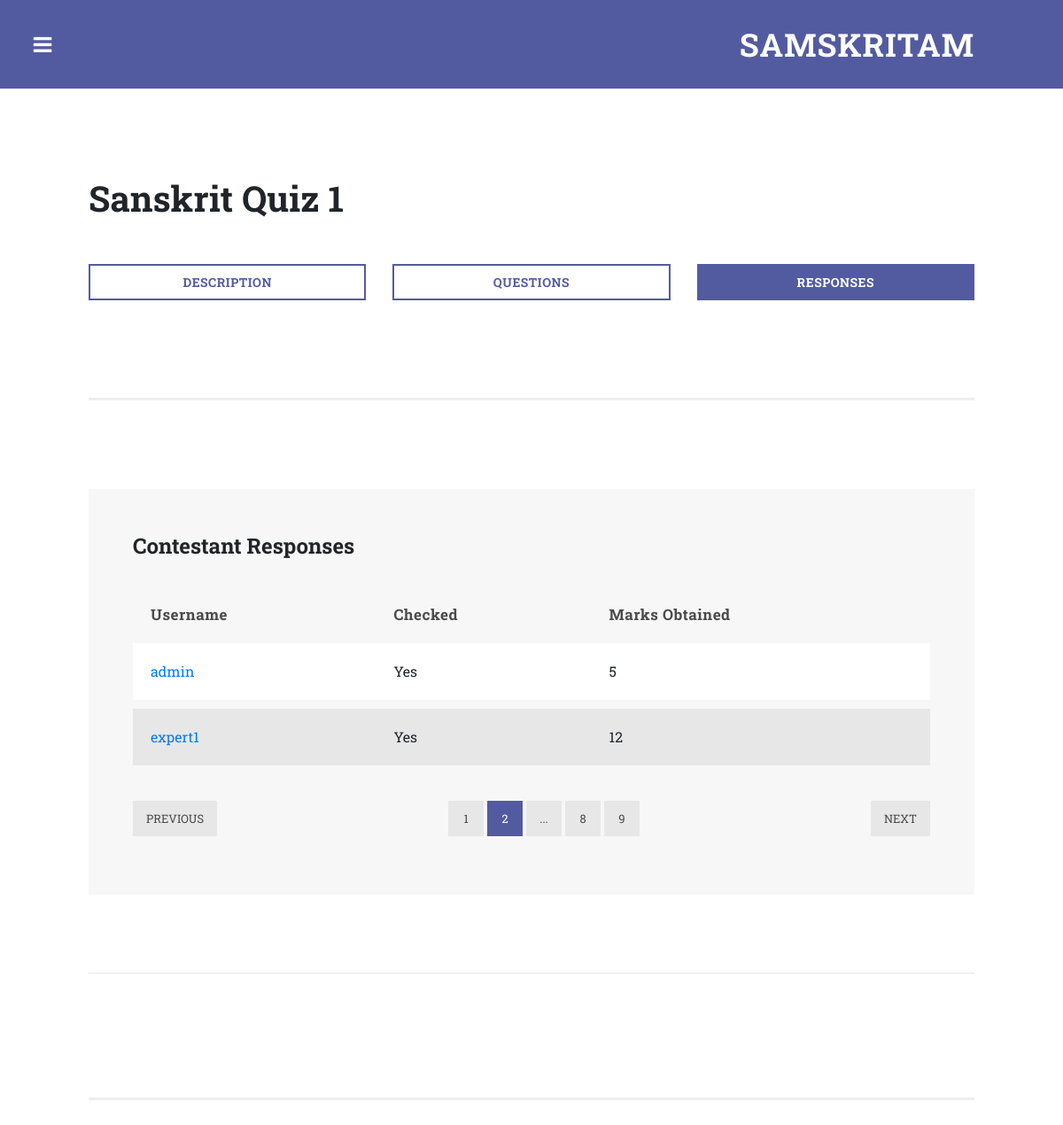
The app's page /my_competition_responses/4/ (signed in) with its own data.
### main/models.py (models this page shows, shortened)
class Competition(models.Model):
    name = models.CharField(max_length=200)
    organiser = models.ForeignKey(User,on_delete=models.SET_NULL,null=True)
    description = models.TextField(default='-')
    start_time = models.DateTimeField(null = True)
    end_time = models.DateTimeField(null = True)
    imageurl = models.TextField(null = True, blank = True,default='-')
    imagename = models.TextField(null = True, blank =True,default='-')

class Attempted_contests(models.Model):
    contest = models.ForeignKey(Competition,on_delete=models.SET_NULL,null=True)
    student = models.ForeignKey(User,on_delete=models.SET_NULL,null=True)
    evaluated = models.BooleanField(default=False)
    marks = models.IntegerField(default=0)

### main/views.py (the view)
# urls.py: path('my_competition_responses/<int:pk>/',views.my_competition_responses,name="my_competition_responses"),
def my_competition_responses(request,pk):
    expert = None
    if request.user.is_authenticated:
        if Expert_data.objects.filter(user = request.user):
            expert = request.user
    if not expert:
        return(redirect(home))
    competition = Competition.objects.get(pk=pk)
    attempted_contests = Attempted_contests.objects.filter(contest=competition)
    return render(request,'main/my_competition_responses.html',{"expert":expert,"competition":competition,"attempted_contests":attempted_contests})

### templates/main/my_competition_responses.html
{%extends "main/base.html"%}
{% load static %}
{% block content %}
                <div class="row">
                      <div class="col-md-12">
                    <div class="section-heading">
                      <h2 style="font-size:40px">{{competition.name}}</h2>
                    </div>
                  </div>
                      <div class="col-md-4">
                        <div class="border-rectangle-button">
                          <a href="{% url 'my_competition_description' pk=competition.pk %}">Description</a>
                        </div>
                      </div>
                      <div class="col-md-4">
                        <div class="border-rectangle-button">
                          <a href="{% url 'my_competition_questions' pk=competition.pk %}">Questions</a>
                        </div>
                      </div>
                      <div class="col-md-4">
                        <div class="filled-rectangle-button">
                          <a href="{% url 'my_competition_responses' pk=competition.pk %}">Responses</a>
                        </div>
                      </div>
                    </div>
                    <section class="tables">
              <div class="container-fluid">
                <div class="row">
                  <div class="col-md-12">
                    <div class="default-table">
                      <div class="section-heading">
                        <h2>Contestant Responses</h2>
                      </div>
                      <table>
                        <thead>
                          <tr>
                            <th>Username</th>
                            <th>Checked</th>
                            <th>Marks Obtained</th>
                          </tr>
                        </thead>
                        <tbody>
                          {% for student in attempted_contests %}
                          <tr>
                            <td><a href="{% url 'my_competition_student_response' pk=competition.pk student_id=student.student.pk %}">{{student.student}}</a></td>
                            {% if student.evaluated %}
                            <td>Yes</td>
                            {% else %}
                            <td>No</td>
                            {%endif%}
                            <td>{{student.marks}}</td>
                          </tr>
                          {% endfor %}
                        </tbody>
                      </table>
                      <ul class="table-pagination">
                        <li><a href="#">Previous</a></li>
                        <li><a href="#">1</a></li>
                        <li class="active"><a href="#">2</a></li>
                        <li><a href="#">...</a></li>
                        <li><a href="#">8</a></li>
                        <li><a href="#">9</a></li>
                        <li><a href="#">Next</a></li>
                      </ul>
                    </div>
                    <br><br><br>
                    <hr>
                    <br>
                  </div>
                </div>
              </div>
            </section>
{%endblock%}

### static/main/assets/css/style1.css (style rules this page uses)
body { color: #330066; background: #FFFFFF; font-family: Verdana, Arial; }
a { color: #330066; text-decoration: underline; }
ul li { line-height:20pt; }

### static/main/assets/css/templatemo-style.css (style rules this page uses)
body { font-family: 'Roboto Slab', sans-serif; }
section { border-bottom: 3px solid #eee; padding-bottom: 100px; }
section.tables { margin-top: 80px; border-top: 3px solid #eee!important; padding-top: 100px; }
section.tables .container-fluid { padding-left: 0px; padding-right: 0px; }
.default-table { -webkit-overflow-scrolling: touch; overflow-x: auto; background-color: #f7f7f7; padding: 50px; }
table { width: 100%; }
table tbody tr { border-left: 0; border-right: 0; border-bottom: 10px solid #f7f7f7; }
table td { padding: 20px; }
table th { padding: 0px 20px 20px 20px; font-size: 17px; font-weight: 700; letter-spacing: 0.5px; text-align: left; text-transform: capitalize; }
table tbody tr { background-color: #e7e7e7; }
table tbody tr:nth-child(2n + 1) { background-color: #fff; }
table th { color: #4a4a4a; }
ul.table-pagination { padding: 0; margin-top: 30px; list-style: none; text-align: center; }
ul.table-pagination li { display: inline-block; }
ul.table-pagination li:first-child { float: left; }
ul.table-pagination li:last-child { float: right; }
ul.table-pagination li a { display: inline-block; height: 40px; background-color: #e7e7e7; text-align: center; line-height: 40px; padding: 0px 15px; min-width: 40px; color: #4a4a4a; text-transform: uppercase; font-size: 13px; transition: all 0.5s; }
ul.table-pagination li a:hover, ul.table-pagination li.active a { background-color: #535ba0; color: #fff; }
.filled-rectangle-button { margin-bottom: 30px; }
.filled-rectangle-button a { font-size: 14px; font-weight: 700; text-transform: uppercase; display: inline-block; padding: 8px; width: 100%; text-align: center; letter-spacing: 0.5px; color: #fff; border: 2px solid #535ba0; transition: all 0.5s; background-color: rgba(83,91,160,1); }
.border-rectangle-button { margin-bottom: 30px; }
.border-rectangle-button a { font-size: 14px; font-weight: 700; text-transform: uppercase; display: inline-block; padding: 8px; width: 100%; text-align: center; letter-spacing: 0.5px; color: #535ba0; border: 2px solid #535ba0; transition: all 0.5s; background-color: rgba(83,91,160,0.0); }
.section-heading h2 { margin-top: 0px; font-size: 24px; font-weight: 700; margin-bottom: 50px; }

### records on screen
Competition: name "Sanskrit Quiz 1"
Attempted_contests: student "admin", evaluated "Yes", marks "5"
Attempted_contests: student "expert1", evaluated "Yes", marks "12"
